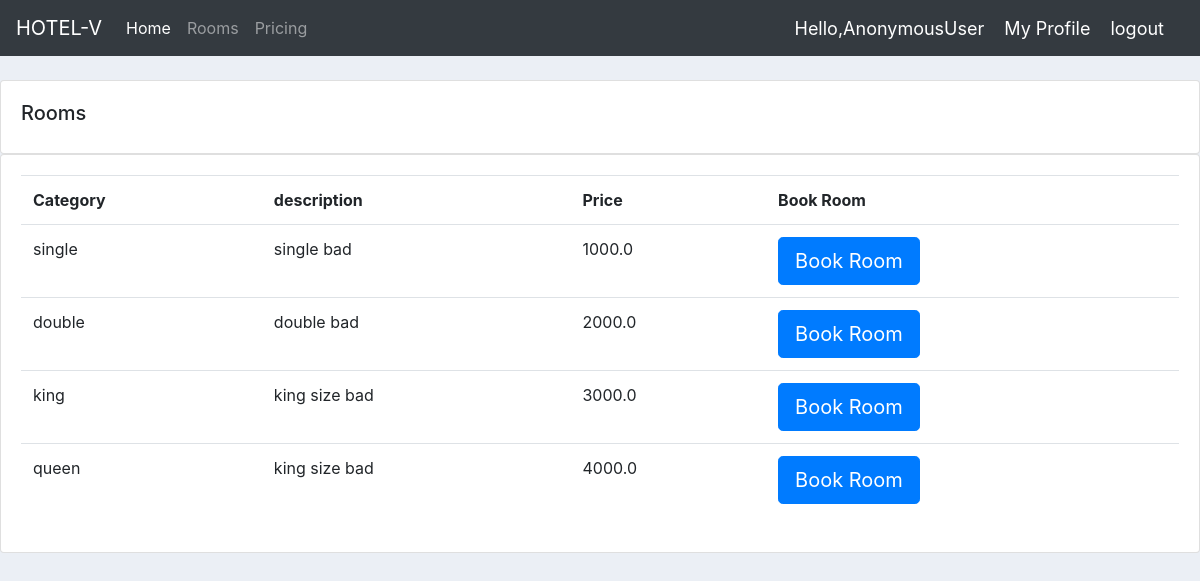
Page /dashbord/rooms/RoomBooking/ on the committed database.
### account/models.py (models this page shows, shortened)
class Room(models.Model):
    CATEGORY=(
    ('single','single'),
    ('double','double'),
    ('king','king'),
    ('queen','queen')
    )
    list_status=(
    ('Booked','Booked'),
    ('Unbooked','Unbooked')
    )
    Category= models.CharField(max_length=200,choices=CATEGORY)
    description=models.CharField(max_length=200)
    price=models.FloatField()
    date=models.DateTimeField(auto_now_add=True,null=True)

### account/views.py (the view)
# urls.py: path('dashbord/rooms/RoomBooking/', views.RoomBooking, name='RoomBooking'),
def RoomBooking(request):
    rooms=Room.objects.all()
    context={'rooms':rooms}
    return render(request,'account/roombooking.html',context)

### templates/account/roombooking.html
{% extends 'account/main.html' %}
{% block content%}
  <br>
  <div class="row">
    <div class="col-md">
      <div class="card card-body">
        <h5>Rooms</h5>
      </div>
      <div class="card card-body">
        <table class="table">
          <tr>
            <th>Category</th>
            <th>description</th>
            <th>Price</th>
            <th>Book Room</th>
          </tr>
          {% for i in rooms %}
          <tr>
            <td>{{i.Category}}</td>
            <td>{{i.description}}</td>
            <td>{{i.price}}</td>
            <td><a class="btn btn-primary btn-lg" href="{% url 'Reservation' i.id %}" role="Book Room">Book Room</a></td>
          </tr>
          {% endfor %}
        </table>
      </div>
    </div>
  </div>
{% endblock %}

### templates/account/main.html (shortened to what this page needs)
<!DOCTYPE html>
{%load static%}
<html>
  <head>
  <link rel="stylesheet" href="https://stackpath.bootstrapcdn.com/bootstrap/4.3.1/css/bootstrap.min.css"
>
   <link rel="stylesheet" href="{%static "css/main.css"%}">
  </head>
  <body>
    {% include 'account/navbar.html'%}
    {% block content %}
    {% endblock %}
  </body>
</html>

### templates/account/navbar.html (shortened to what this page needs)
{% load static%}
<nav class="navbar navbar-expand-lg navbar-dark bg-dark">
  <a class="navbar-brand" href="#">HOTEL-V</a>
  <div class="collapse navbar-collapse" id="navbarNav">
    <ul class="navbar-nav">
      <li class="nav-item active">
        <a class="nav-link" href="{% url 'dashbord' %}">Home<span class="sr-only">(current)</span></a>
      </li>
      <li class="nav-item">
        <a class="nav-link" href="{% url 'rooms' %}">Rooms</a>
      </li>
      <li class="nav-item">
        <a class="nav-link" href="#">Pricing</a>
      </li>
    </ul>
  </div>
  <span class="hello-msg">Hello,{{request.user}}</span>
  <span><a class="hello-msg" href="{% url 'myprofile' %}">My Profile</a></span>
  <span><a class="hello-msg" href="{% url 'logout' %}">logout</a></span>
</nav>

### static/css/main.css (style rules this page uses)
body { background-color: #ebeff5; }

### templates/account/navbar.html (style rules this page uses)
.hello-msg { font-size: 18px; color: #fff; margin-right: 20px; }

### rows in the picture
Room: Category "single", description "single bad", price "1000.0"
Room: Category "double", description "double bad", price "2000.0"
Room: Category "king", description "king size bad", price "3000.0"
Room: Category "queen", description "king size bad", price "4000.0"

### other values in the picture
{{ request.user }} "AnonymousUser"
